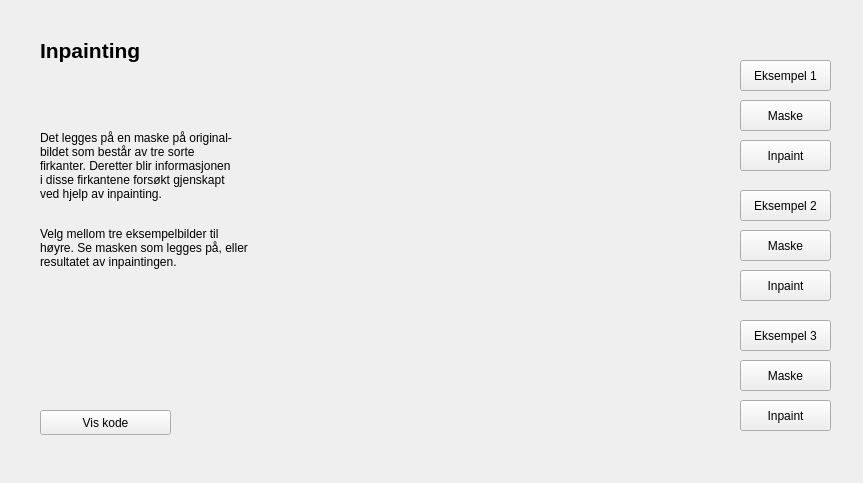
<?xml version="1.0" encoding="UTF-8"?>
<ui version="4.0">
 <class>Form</class>
 <widget class="QWidget" name="Form">
  <property name="geometry">
   <rect>
    <x>0</x>
    <y>0</y>
    <width>863</width>
    <height>483</height>
   </rect>
  </property>
  <property name="windowTitle">
   <string>Form</string>
  </property>
  <widget class="QPushButton" name="maskOne">
   <property name="geometry">
    <rect>
     <x>740</x>
     <y>100</y>
     <width>91</width>
     <height>31</height>
    </rect>
   </property>
   <property name="text">
    <string>Maske</string>
   </property>
  </widget>
  <widget class="QPushButton" name="inpaintOne">
   <property name="geometry">
    <rect>
     <x>740</x>
     <y>140</y>
     <width>91</width>
     <height>31</height>
    </rect>
   </property>
   <property name="text">
    <string>Inpaint</string>
   </property>
  </widget>
  <widget class="QPushButton" name="imageOne">
   <property name="geometry">
    <rect>
     <x>740</x>
     <y>60</y>
     <width>91</width>
     <height>31</height>
    </rect>
   </property>
   <property name="text">
    <string>Eksempel 1</string>
   </property>
  </widget>
  <widget class="QLabel" name="glattingOverskrift">
   <property name="geometry">
    <rect>
     <x>40</x>
     <y>20</y>
     <width>221</width>
     <height>61</height>
    </rect>
   </property>
   <property name="font">
    <font>
     <pointsize>16</pointsize>
     <weight>75</weight>
     <italic>false</italic>
     <bold>true</bold>
     <underline>false</underline>
    </font>
   </property>
   <property name="text">
    <string>Inpainting</string>
   </property>
  </widget>
  <widget class="QLabel" name="label_12">
   <property name="geometry">
    <rect>
     <x>40</x>
     <y>90</y>
     <width>271</width>
     <height>221</height>
    </rect>
   </property>
   <property name="text">
    <string>&lt;html&gt;&lt;head/&gt;&lt;body&gt;&lt;p&gt;Det legges på en maske på original-&lt;br/&gt;bildet som består av tre sorte &lt;br/&gt;firkanter. Deretter blir informasjonen&lt;br/&gt;i disse firkantene forsøkt gjenskapt&lt;br/&gt;ved hjelp av inpainting.&lt;/p&gt;&lt;p&gt;&lt;br/&gt;Velg mellom tre eksempelbilder til&lt;br/&gt;høyre. Se masken som legges på, eller&lt;br/&gt;resultatet av inpaintingen.&lt;/p&gt;&lt;/body&gt;&lt;/html&gt;</string>
   </property>
  </widget>
  <widget class="QPushButton" name="inpaintingCode">
   <property name="geometry">
    <rect>
     <x>40</x>
     <y>410</y>
     <width>131</width>
     <height>25</height>
    </rect>
   </property>
   <property name="text">
    <string>Vis kode</string>
   </property>
  </widget>
  <widget class="QLabel" name="inpaintImg">
   <property name="geometry">
    <rect>
     <x>340</x>
     <y>60</y>
     <width>391</width>
     <height>371</height>
    </rect>
   </property>
   <property name="text">
    <string/>
   </property>
   <property name="pixmap">
    <pixmap>../../../hdr-bilder/Tree/Tree_00032.png</pixmap>
   </property>
   <property name="scaledContents">
    <bool>true</bool>
   </property>
  </widget>
  <widget class="QPushButton" name="maskTwo">
   <property name="geometry">
    <rect>
     <x>740</x>
     <y>230</y>
     <width>91</width>
     <height>31</height>
    </rect>
   </property>
   <property name="text">
    <string>Maske</string>
   </property>
  </widget>
  <widget class="QPushButton" name="imageTwo">
   <property name="geometry">
    <rect>
     <x>740</x>
     <y>190</y>
     <width>91</width>
     <height>31</height>
    </rect>
   </property>
   <property name="text">
    <string>Eksempel 2</string>
   </property>
  </widget>
  <widget class="QPushButton" name="inpaintTwo">
   <property name="geometry">
    <rect>
     <x>740</x>
     <y>270</y>
     <width>91</width>
     <height>31</height>
    </rect>
   </property>
   <property name="text">
    <string>Inpaint</string>
   </property>
  </widget>
  <widget class="QPushButton" name="maskThree">
   <property name="geometry">
    <rect>
     <x>740</x>
     <y>360</y>
     <width>91</width>
     <height>31</height>
    </rect>
   </property>
   <property name="text">
    <string>Maske</string>
   </property>
  </widget>
  <widget class="QPushButton" name="imageThree">
   <property name="geometry">
    <rect>
     <x>740</x>
     <y>320</y>
     <width>91</width>
     <height>31</height>
    </rect>
   </property>
   <property name="text">
    <string>Eksempel 3</string>
   </property>
  </widget>
  <widget class="QPushButton" name="inpaintThree">
   <property name="geometry">
    <rect>
     <x>740</x>
     <y>400</y>
     <width>91</width>
     <height>31</height>
    </rect>
   </property>
   <property name="text">
    <string>Inpaint</string>
   </property>
  </widget>
 </widget>
 <resources/>
 <connections/>
</ui>
